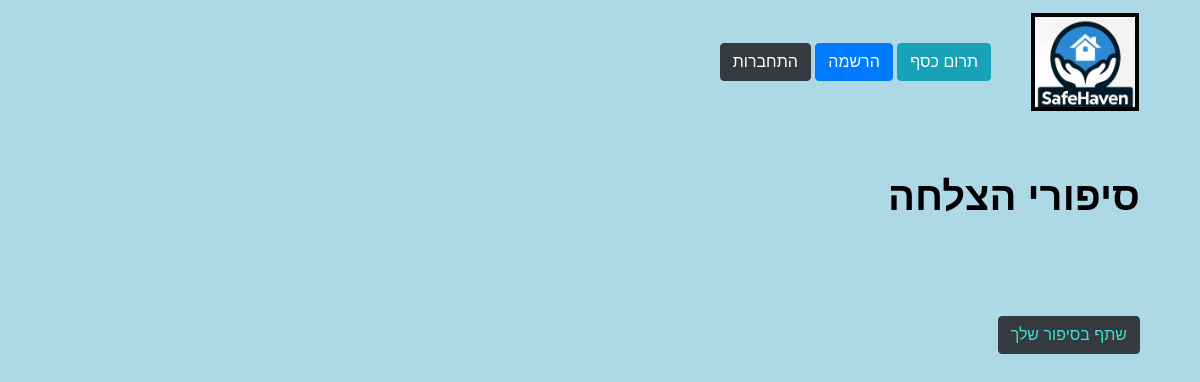
/success_story/all_stories/, run on an earlier commit of the app's database.
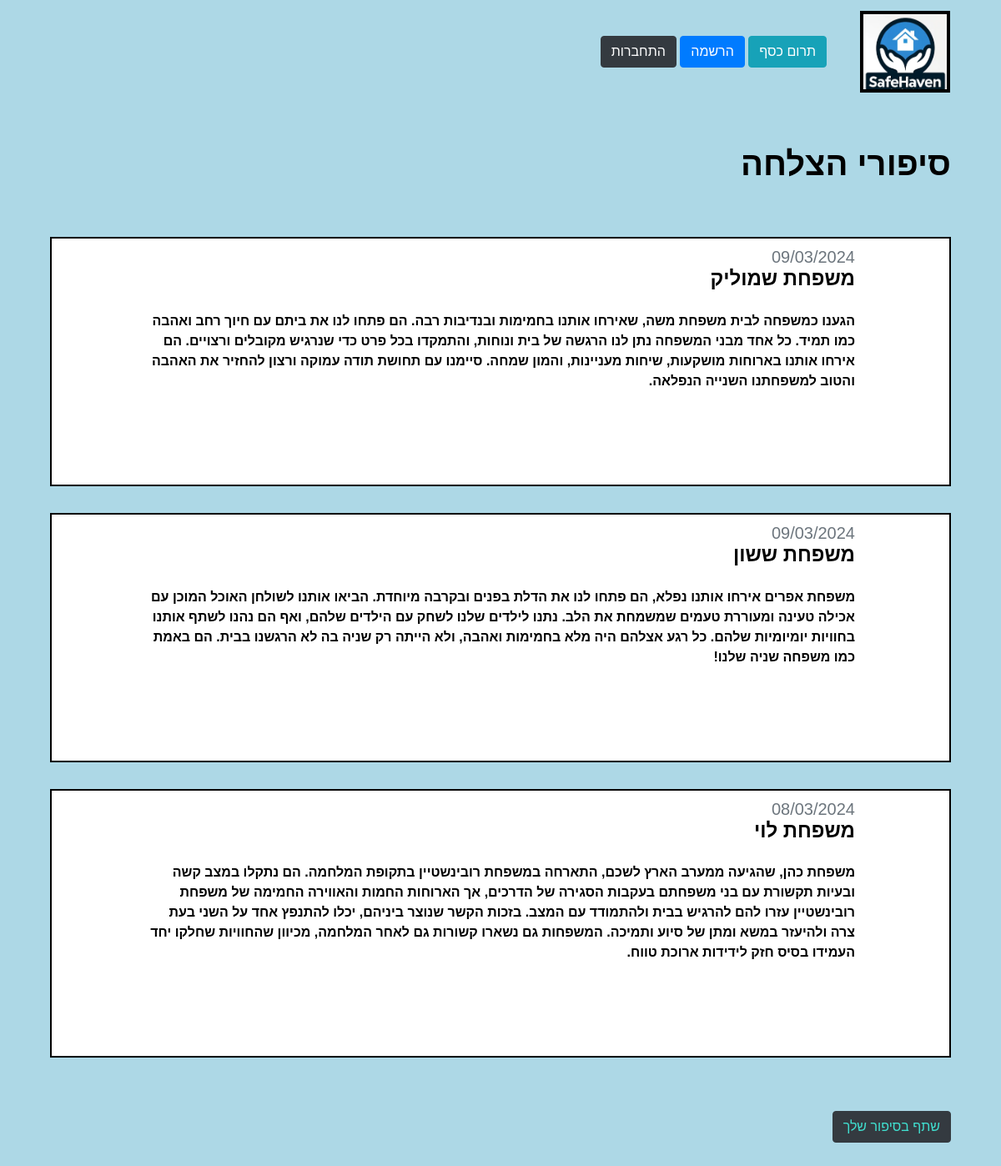
And on a later commit of the database.
### success_story/models.py (models this page shows, shortened)
class story(models.Model):
    date = models.DateField(default=date.today, verbose_name='תאריך')
    name = models.CharField(max_length=100, blank=False, verbose_name='שם')
    text = models.TextField(max_length=5000, blank=False, verbose_name='תיאור')
    class Meta:
        verbose_name_plural = "סיפורי הצלחה"

### success_story/views.py (the view)
# urls.py: path('all_stories/', views.all_stories, name='all_stories'),
def all_stories(request):
    stories = story.objects.all()
    return render(request, 'success_story/all_stories.html', {'stories': stories})

### host/templatetags/user_filters.py (called while the page is built)
@register.filter(name='has_group')
def has_group(user, group_name):
    group = Group.objects.get(name=group_name)
    return group in user.groups.all()

### success_story/templates/success_story/all_stories.html (shortened to what this page needs)
{% extends 'base_layout.html' %}
{% block content %}
<div class="container" class="rtl-class">
    <br>
    <br>
    <h1 style="color:black;"><b>סיפורי הצלחה</b></h1>
    <br>
    <br>
    <div class="list-group" class="rtl-class">
        {% for story in stories %}
            <div class="row justify-content-center my-3 aid_org" class="rtl-class" >
                <div class="col-md-10">
                    <h5 class="text-muted">{{ story.date|date:'d/m/Y'|upper }}</h5>
                    <h4><b>{{ story.name }}</b></h4>
                    <br>
                    <b>{{ story.text }}</b>
                    <br>
                    <br>
                    <br>
                    <br>
                </div>
            </div>
        {% endfor %}
    </div>
    <br>
    <br>
    <a role="button" href="{% url 'success_story:create_story' %}" class="btn btn-dark" style="color: turquoise;">שתף בסיפור שלך</a>
    <br>
    <br>
    <br>
    <br>
</div>
{% endblock %}

What changed in the data, as far as the page shows it:
added story: date "09/03/2024", name "משפחת שמוליק", text "הגענו כמשפחה לבית משפחת משה, שאירחו אותנו בחמימות ובנדיבות רבה. הם פתחו לנו את ביתם עם חיוך רחב ואהבה כמו תמיד. כל אחד מבני המשפחה נתן לנו הרגשה של בית ונוחות, והתמקדו בכל פרט כדי שנרגיש מקובלים ורצויים. הם אירחו אותנו בארוחות מושקעות, שיחות מעניינות, והמון שמחה. סיימנו עם תחושת תודה עמוקה ורצון להחזיר את האהבה והטוב למשפחתנו השנייה הנפלאה."
added story: date "09/03/2024", name "משפחת ששון", text "משפחת אפרים אירחו אותנו נפלא, הם פתחו לנו את הדלת בפנים ובקרבה מיוחדת. הביאו אותנו לשולחן האוכל המוכן עם אכילה טעינה ומעוררת טעמים שמשמחת את הלב. נתנו לילדים שלנו לשחק עם הילדים שלהם, ואף הם נהנו לשתף אותנו בחוויות יומיומיות שלהם. כל רגע אצלהם היה מלא בחמימות ואהבה, ולא הייתה רק שניה בה לא הרגשנו בבית. הם באמת כמו משפחה שניה שלנו!"
added story: date "08/03/2024", name "משפחת לוי", text "משפחת כהן, שהגיעה ממערב הארץ לשכם, התארחה במשפחת רובינשטיין בתקופת המלחמה. הם נתקלו במצב קשה ובעיות תקשורת עם בני משפחתם בעקבות הסגירה של הדרכים, אך הארוחות החמות והאווירה החמימה של משפחת רובינשטיין עזרו להם להרגיש בבית ולהתמודד עם המצב. בזכות הקשר שנוצר ביניהם, יכלו להתנפץ אחד על השני בעת צרה ולהיעזר במשא ומתן של סיוע ותמיכה. המשפחות גם נשארו קשורות גם לאחר המלחמה, מכיוון שהחוויות שחלקו יחד העמידו בסיס חזק לידידות ארוכת טווח."
